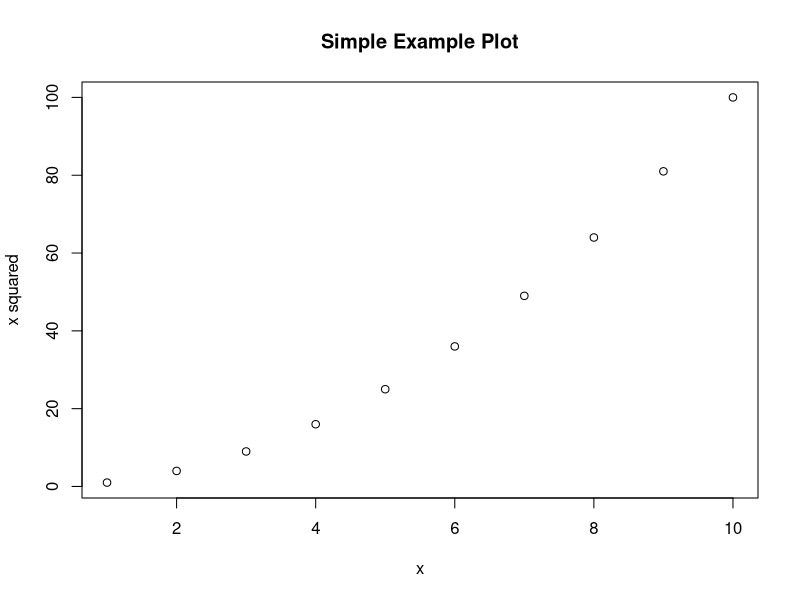

R code for this plot: (Note: this script raises an error after producing the figure.)
## ---- chunk 1
x <- 1:10
sum(x)
## ---- chunk 2
m = mean(x)
## ---- chunk 3
plot(x, x^2,
     main = "Simple Example Plot",
     xlab = "x",
     ylab = "x squared")
## ---- chunk 4
getwd()
## ---- chunk 5
setwd("/Users/phvo/Desktop/STATS506_inclass/sep3/data")
## ---- chunk 6
library(lme4)
## ---- chunk 7
data = lme4::InstEval
head(data)
## ---- chunk 8
summary(data)
## ---- chunk 9
saveRDS(data, file = "data/InstEval_09_03_2026.rda")
## ---- chunk 10
x <- sample(1:20, 10)
## ---- chunk 11
x[5]
## ---- chunk 12
x[2:5]
## ---- chunk 13
x[-(2:5)]
## ---- chunk 14
x[x>10]
## ---- chunk 15
room <- c("linda" = 15, "bob" = 14, "mike" = 13, "alex" = 3, "peter" = 16, "PJ" = 19)
## ---- chunk 16
room_list <- list("linda" = 15, "bob" = 14, "mike" = 13, "alex" = 3, "peter" = 16, "PJ" = 19)
## ---- chunk 17
room_list$linda
## ---- chunk 18
room_list[[1]]
## ---- chunk 19
is.list(room)
## ---- chunk 20
attributes(room_list)
## ---- chunk 21
room_list_2 = list(room)
